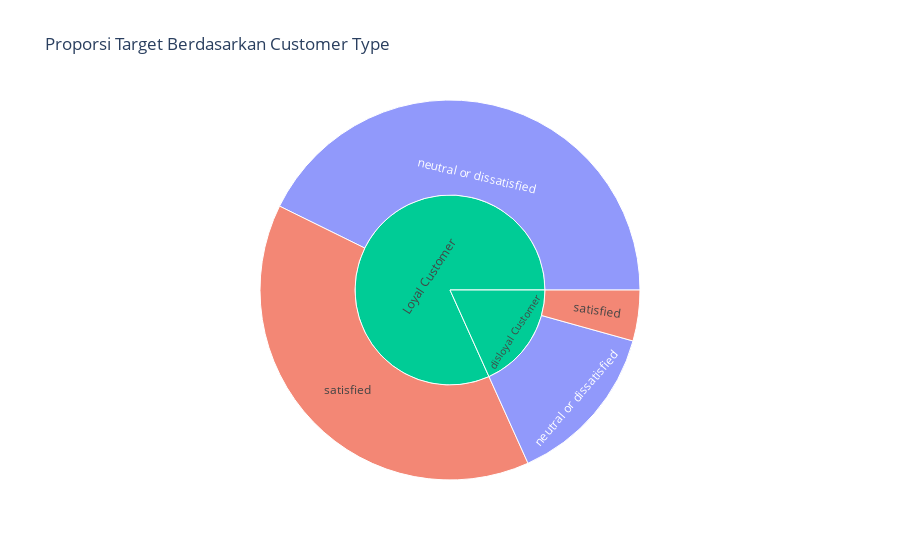
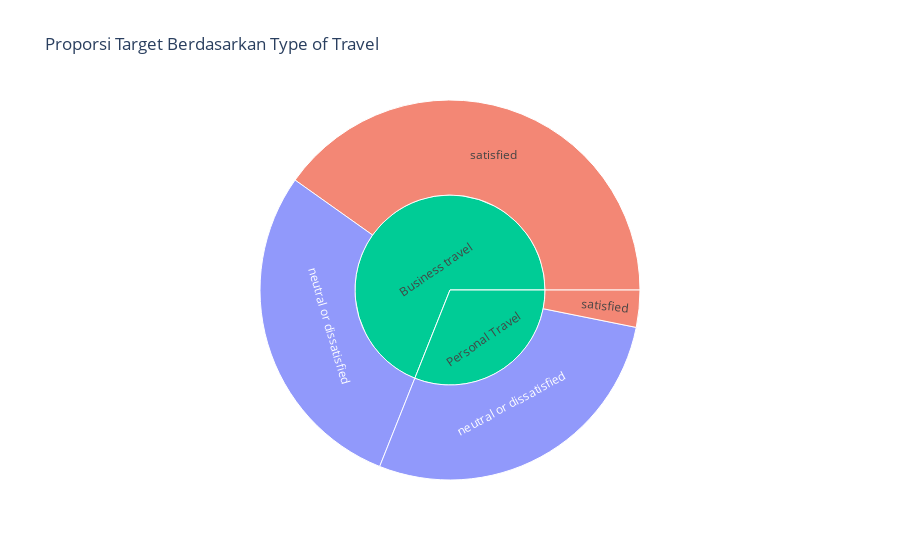
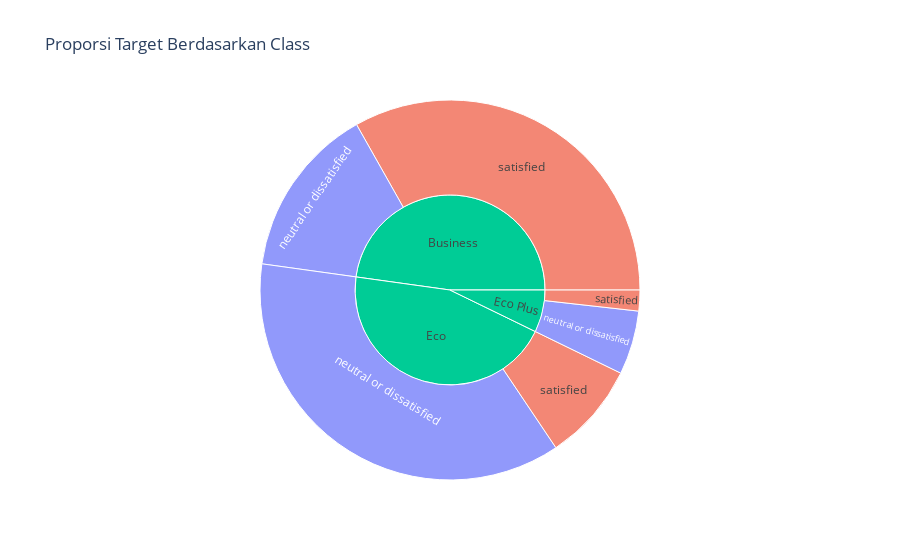

Notebook source saved alongside these figures, in order:
### Code cell
for i in ['Customer Type','Type of Travel','Class']:
    fig=px.sunburst(df,path=[i,'satisfaction'],color='satisfaction', title=f'Proporsi Target Berdasarkan {i}')

    fig.show()

### Figure 1 — Plotly figure (JSON) as saved in the notebook; plotly's stock layout.template omitted (floating-point values rounded to 4 significant figures)
{"data": [{"branchvalues": "total", "customdata": [["neutral or dissatisfied"], ["neutral or dissatisfied"], ["satisfied"], ["(?)"], ["satisfied"], ["(?)"]], "domain": {"x": [0, 1], "y": [0, 1]}, "hovertemplate": "labels=%{label}<br>count=%{value}<br>parent=%{parent}<br>id=%{id}<br>satisfaction=%{customdata[0]}<extra></extra>", "ids": ["Loyal Customer/neutral or dissatisfied", "disloyal Customer/neutral or dissatisfied", "disloyal Customer/satisfied", "disloyal Customer", "Loyal Customer/satisfied", "Loyal Customer"], "labels": ["neutral or dissatisfied", "neutral or dissatisfied", "satisfied", "disloyal Customer", "satisfied", "Loyal Customer"], "marker": {"colors": ["#636efa", "#636efa", "#EF553B", "#00cc96", "#EF553B", "#00cc96"]}, "name": "", "parents": ["Loyal Customer", "disloyal Customer", "disloyal Customer", "", "Loyal Customer", ""], "type": "sunburst", "values": [44390, 14489, 4492, 18981, 40533, 84923]}], "layout": {"legend": {"tracegroupgap": 0}, "title": {"text": "Proporsi Target Berdasarkan Customer Type"}}}

### Figure 2 — Plotly figure (JSON) as saved in the notebook; plotly's stock layout.template omitted (floating-point values rounded to 4 significant figures)
{"data": [{"branchvalues": "total", "customdata": [["neutral or dissatisfied"], ["neutral or dissatisfied"], ["satisfied"], ["(?)"], ["satisfied"], ["(?)"]], "domain": {"x": [0, 1], "y": [0, 1]}, "hovertemplate": "labels=%{label}<br>count=%{value}<br>parent=%{parent}<br>id=%{id}<br>satisfaction=%{customdata[0]}<extra></extra>", "ids": ["Business travel/neutral or dissatisfied", "Personal Travel/neutral or dissatisfied", "Personal Travel/satisfied", "Personal Travel", "Business travel/satisfied", "Business travel"], "labels": ["neutral or dissatisfied", "neutral or dissatisfied", "satisfied", "Personal Travel", "satisfied", "Business travel"], "marker": {"colors": ["#636efa", "#636efa", "#EF553B", "#00cc96", "#EF553B", "#00cc96"]}, "name": "", "parents": ["Business travel", "Personal Travel", "Personal Travel", "", "Business travel", ""], "type": "sunburst", "values": [29909, 28970, 3279, 32249, 41746, 71655]}], "layout": {"legend": {"tracegroupgap": 0}, "title": {"text": "Proporsi Target Berdasarkan Type of Travel"}}}

### Figure 3 — Plotly figure (JSON) as saved in the notebook; plotly's stock layout.template omitted (floating-point values rounded to 4 significant figures)
{"data": [{"branchvalues": "total", "customdata": [["neutral or dissatisfied"], ["neutral or dissatisfied"], ["satisfied"], ["satisfied"], ["(?)"], ["(?)"], ["neutral or dissatisfied"], ["satisfied"], ["(?)"]], "domain": {"x": [0, 1], "y": [0, 1]}, "hovertemplate": "labels=%{label}<br>count=%{value}<br>parent=%{parent}<br>id=%{id}<br>satisfaction=%{customdata[0]}<extra></extra>", "ids": ["Business/neutral or dissatisfied", "Eco/neutral or dissatisfied", "Business/satisfied", "Eco Plus/satisfied", "Business", "Eco Plus", "Eco Plus/neutral or dissatisfied", "Eco/satisfied", "Eco"], "labels": ["neutral or dissatisfied", "neutral or dissatisfied", "satisfied", "satisfied", "Business", "Eco Plus", "neutral or dissatisfied", "satisfied", "Eco"], "marker": {"colors": ["#636efa", "#636efa", "#EF553B", "#EF553B", "#00cc96", "#00cc96", "#636efa", "#EF553B", "#00cc96"]}, "name": "", "parents": ["Business", "Eco", "Business", "Eco Plus", "", "", "Eco Plus", "Eco", ""], "type": "sunburst", "values": [15185, 38044, 34480, 1844, 49665, 7494, 5650, 8701, 46745]}], "layout": {"legend": {"tracegroupgap": 0}, "title": {"text": "Proporsi Target Berdasarkan Class"}}}
